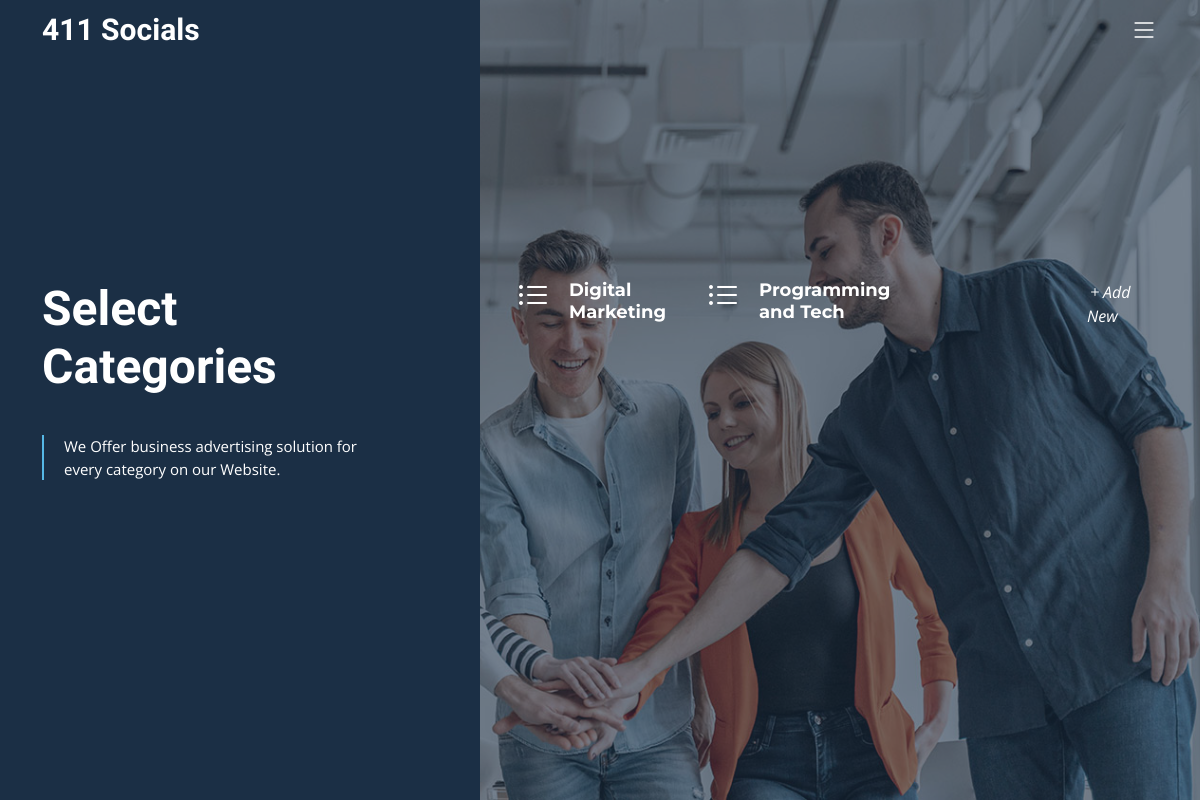
Before: /index.php/categories with the older database file.
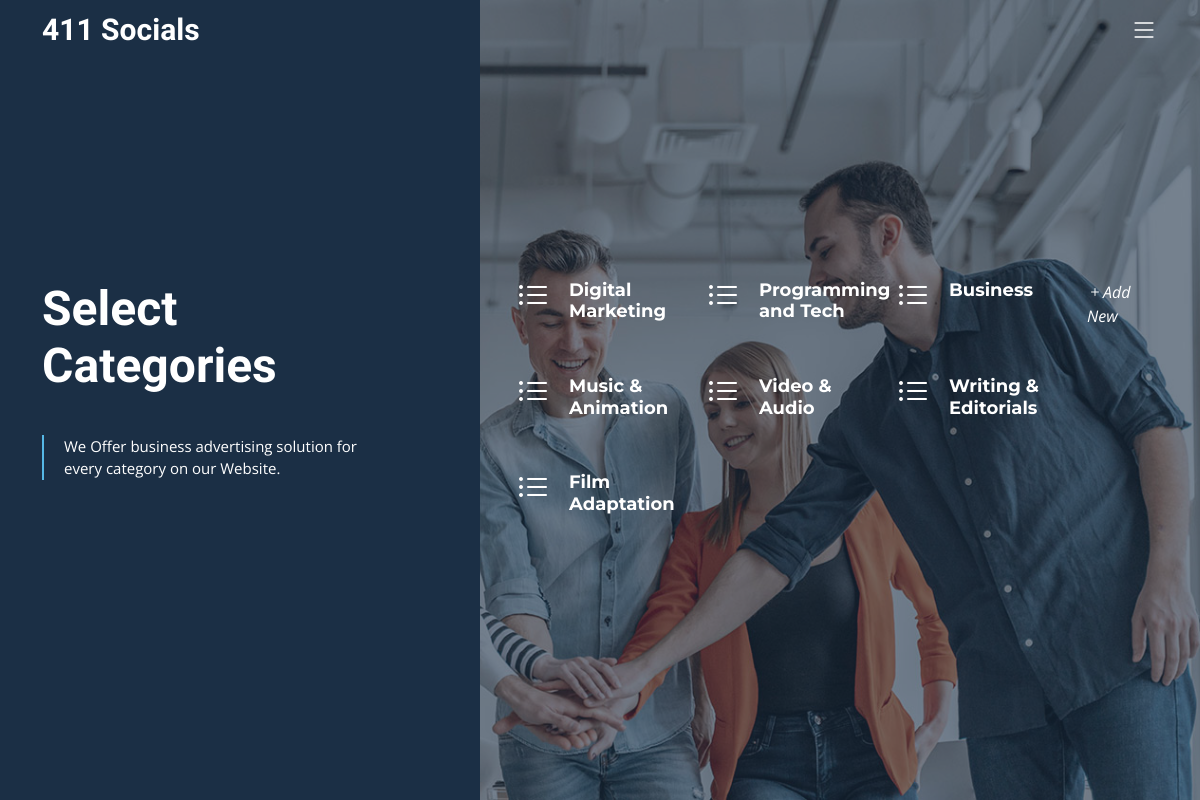
After: the same page with the newer database file.
### tables this page shows
CREATE TABLE `category` (
  `id` int(5) NOT NULL,
  `name` varchar(255) NOT NULL,
  `description` text NOT NULL,
  `img_url` varchar(255) NOT NULL,
  `created_at` datetime NOT NULL
);

### application/controllers/Categories.php (called while the page is built, shortened)
<?php
    class Categories extends CI_Controller {
    	public function __construct() {
            $this->load->model('category_model');
            $this->load->helper(['url', 'language']);
        }
        public function index() {
            $data['categories'] = $this->category_model->getCategories();
            $this->load->view('templates/header');
            $this->load->view('categories/index', $data);
        }
    }

### index.php (called while the page is built, shortened)
<?php
require_once BASEPATH.'core/CodeIgniter.php';

### application/models/Category_model.php (called while the page is built, shortened)
<?php
    class Category_model extends CI_Model {
        public function getCategories() {
            $query = $this->db->get('category');
            return $query->result();
        }
    }

### application/views/categories/index.php (the view, shortened to what this page needs)
<section id="hero" class="hero d-flex align-items-center">
    <div class="container">
      <div class="row">
        <div class="col-xl-4">
          <h2 data-aos="fade-up">Select Categories</h2>
          <blockquote data-aos="fade-up" data-aos-delay="100">
            <p>We Offer business advertising solution for every category on our Website.</p>
          </blockquote>
        </div>
        <div class="col-xl-1">
        </div>
        <div class="col-xl-6 services-list" data-aos="fade-up" data-aos-delay="100">
        	<div class="row gy-5">
        	<?php foreach($categories as $category) { ?>
    			<div class="col-lg-4 col-md-6 service-item d-flex" data-aos="fade-up" data-aos-delay="100">
		            <div class="icon flex-shrink-0"><i class="bi bi-list-ul" style="color: #ffffff;"></i></div>
		            <div>
		              <h4 class="title"><a href="categories/subCategory?id=<?php echo $category->id; ?>" class="stretched-link text-white"><?php echo $category->name; ?></a></h4>
		            </div>
	          	</div>
        	<?php } ?>
        	</div>
        </div>
        <div class="col-xl-1" data-aos="fade-up" data-aos-delay="100">
          <a href="categories/addNewView"><i class="bi bi-plus" style="color: #ffffff;">Add New</i></a>
        </div>
      </div>
    </div>
</section>
</body>
</html>

Changed rows visible on the page:
added category: name "Business"
added category: name "Music & Animation"
added category: name "Video & Audio"
added category: name "Writing & Editorials"
added category: name "Film Adaptation"
